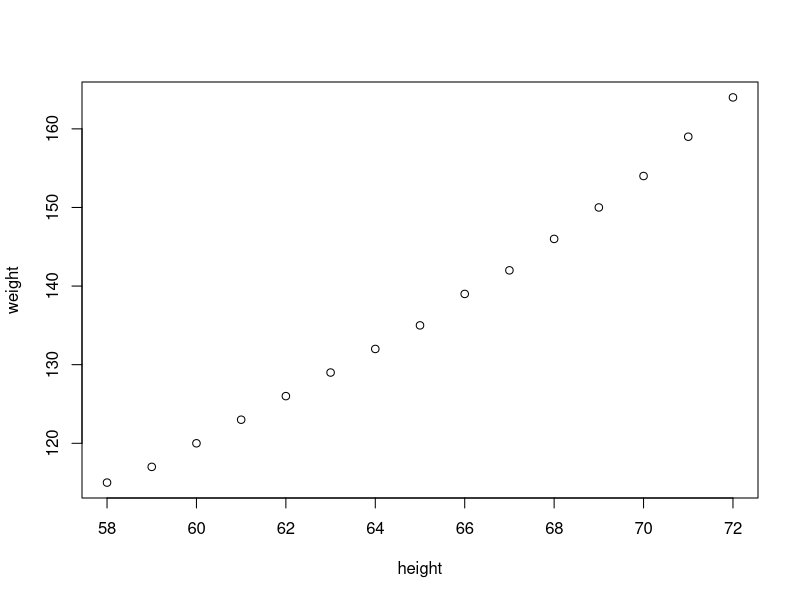
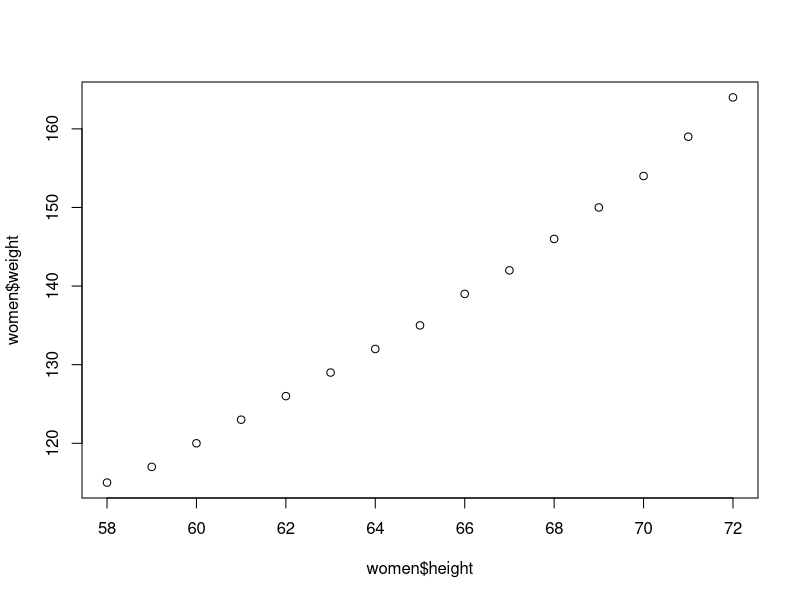
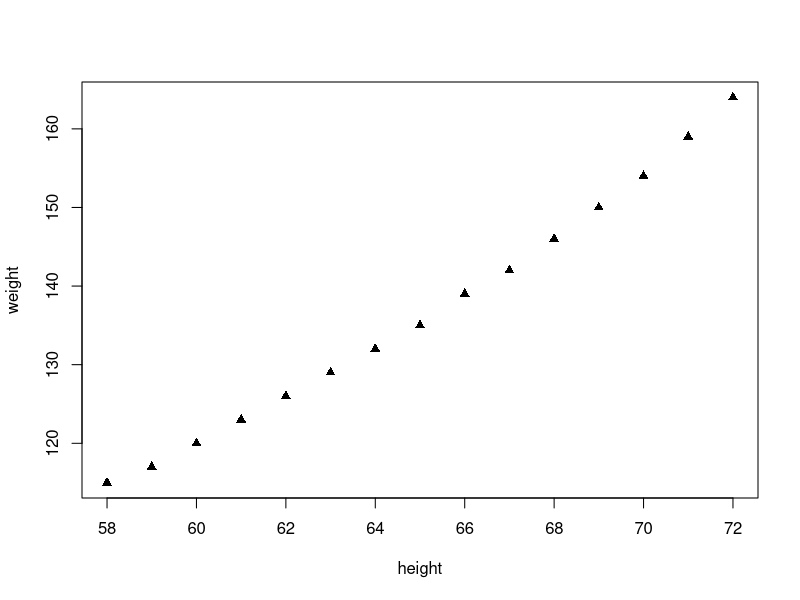
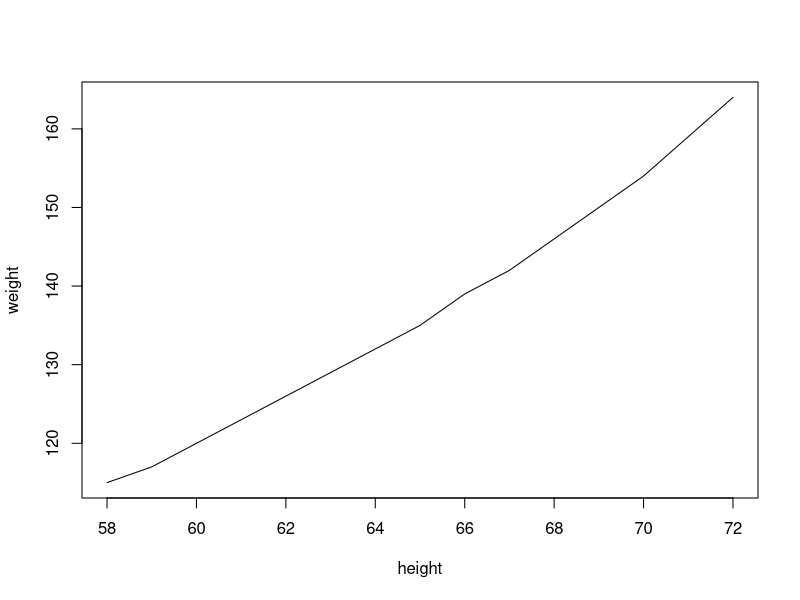
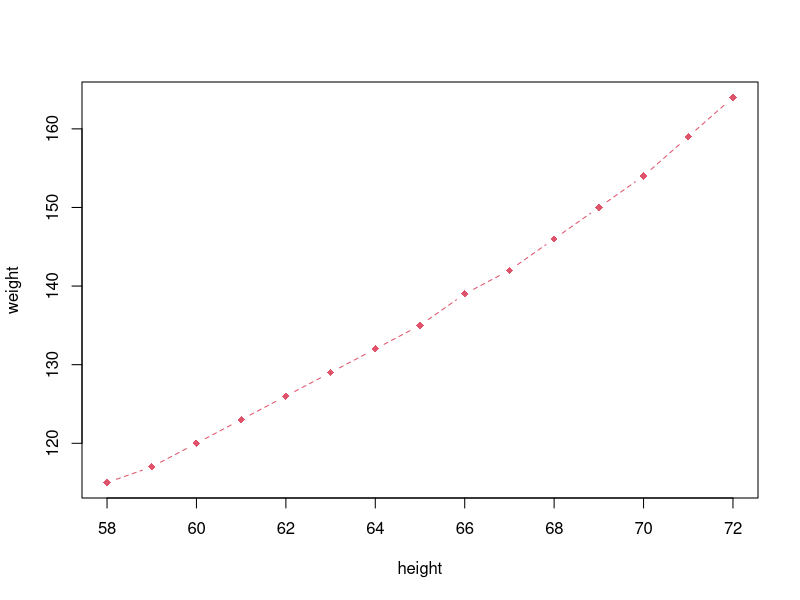
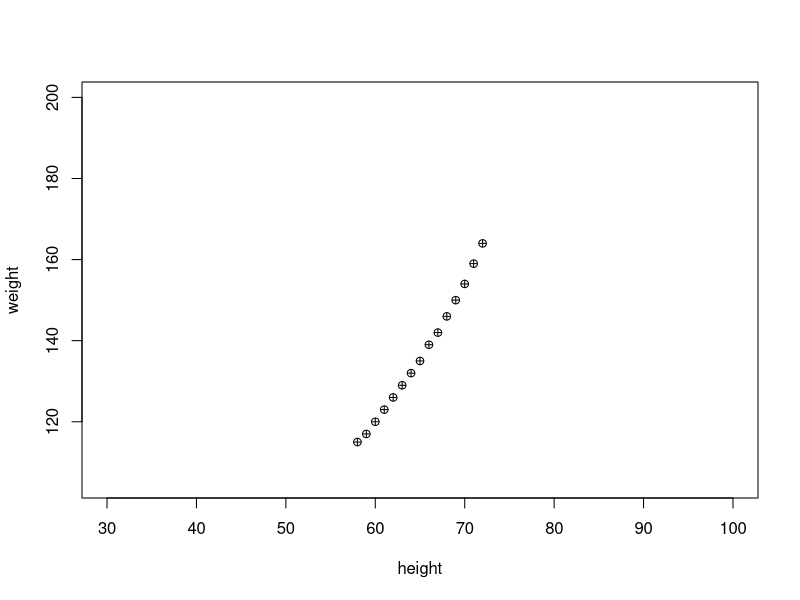
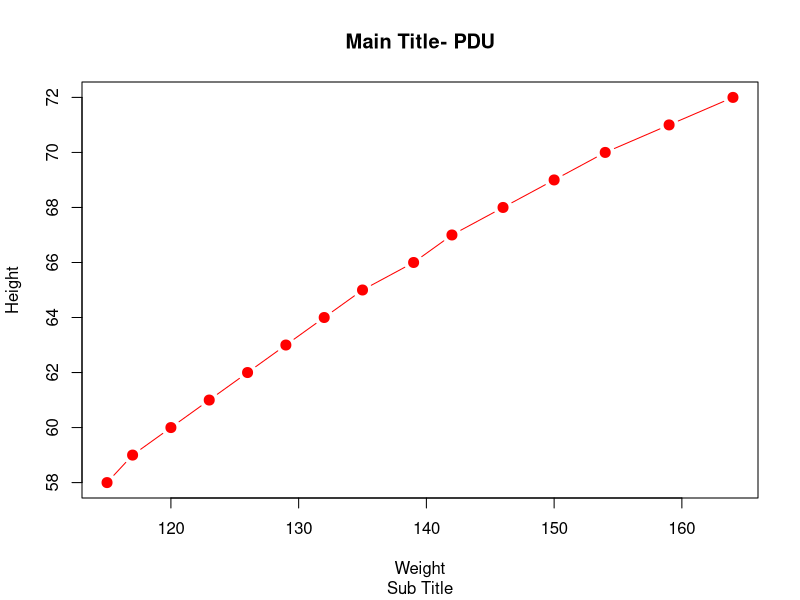
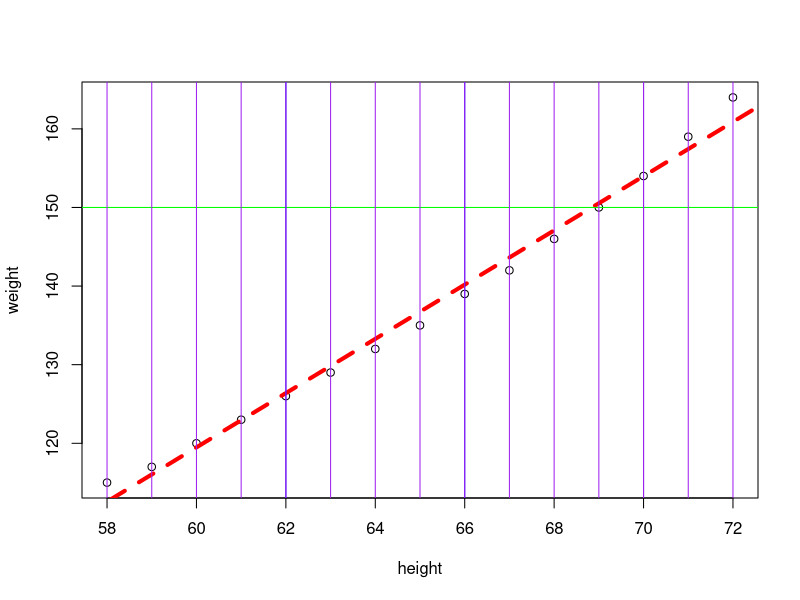

Here is the R script that generated these plots, in order: (Note: this script raises an error after producing the figures.)
# Combined Plots

#plot, histogram, pie, boxplot, linechart, correlation plot


#plot
women
?women
str(women)
plot(women)
plot(x=women$height, y=women$weight)
?plot
plot(women, type='p', pch=17)
plot(women, type='l')
plot(women, type='b', pch=18, lty=2, col=2)
plot(women, xlim=c(30,100), ylim=c(min(women$weight)-10, 200), pch=10)
data()

#more features with plot
plot(y=women$height, x=women$weight, pch=20, xlab='Weight', ylab='Height', col='red', cex=2, type='b')
title(main='Main Title- PDU', sub='Sub Title')
#see cheat sheet on base graphs

plot(women)
abline(lm(women$weight ~ women$height), col='red', lty=2, lwd=4)
abline(h = c(100, 150), col='green') 
abline(v=c(62, 66, 70), col='blue')
abline(v=women$height, col='purple')

#boxplot
boxplot(women$height)
boxplot(df$marks1)

abline(h=c(58, 62,65,68,72))

#draw lines on plot for number summary
summary(women)
quantile(women$height)
boxplot(women$height, col='green')
abline(h=quantile(women$height))


#histogram
hist(women$height)
hist(women$height, breaks=10)
hist(women$height, breaks=5, col=1:5)
hist(df$marks2, breaks=3)
#histogram2
?rnorm
x = rnorm(n=100000,mean=50,sd=10)
hist(x)

hist(x, freq=F, col=1:5)
lines(density(x))

#density plot : shape of data
plot(density(x), col='red')


#pie
x = c(10,20,40,50)
pie(x)
xlabels = c('A','B','C','D')
pie(x, labels=xlabels)
pie(x, labels=paste(round(x/sum(x) * 100,0),'%') )

x
#barplot
barplot(x,col=1:4)
barplot(x,col=1:4, horiz = T)

#correlation plot
pairs(women)
cor(women$height,women$weight)

names(mtcars)
cor(mtcars)
pairs(mtcars)
options(digits=4)
pairs(mtcars[1:4])

